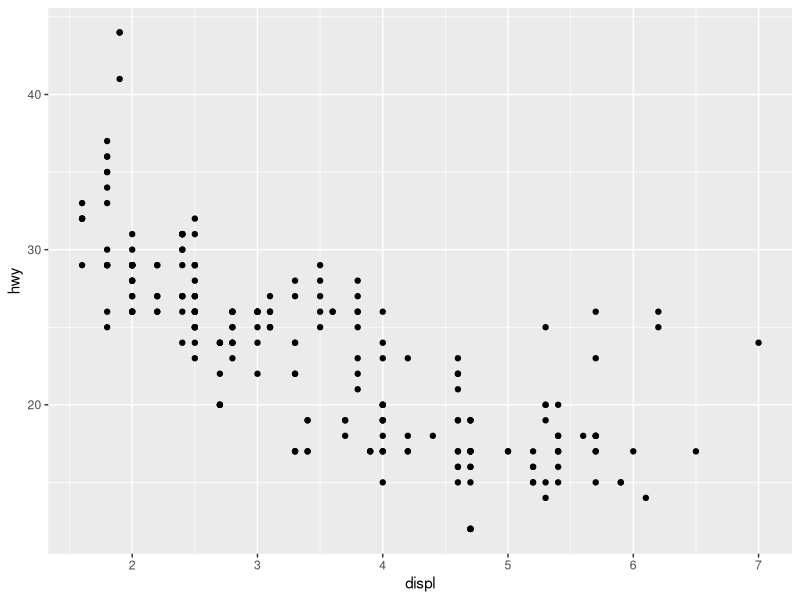
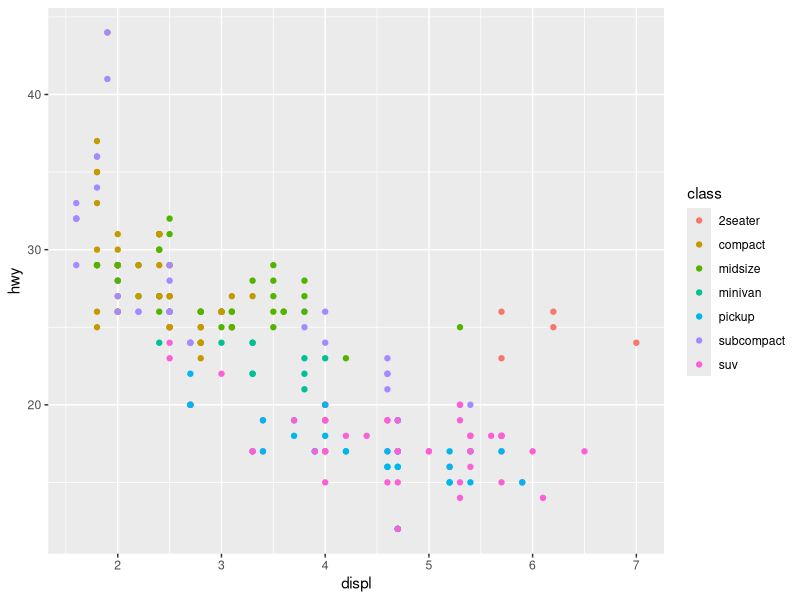
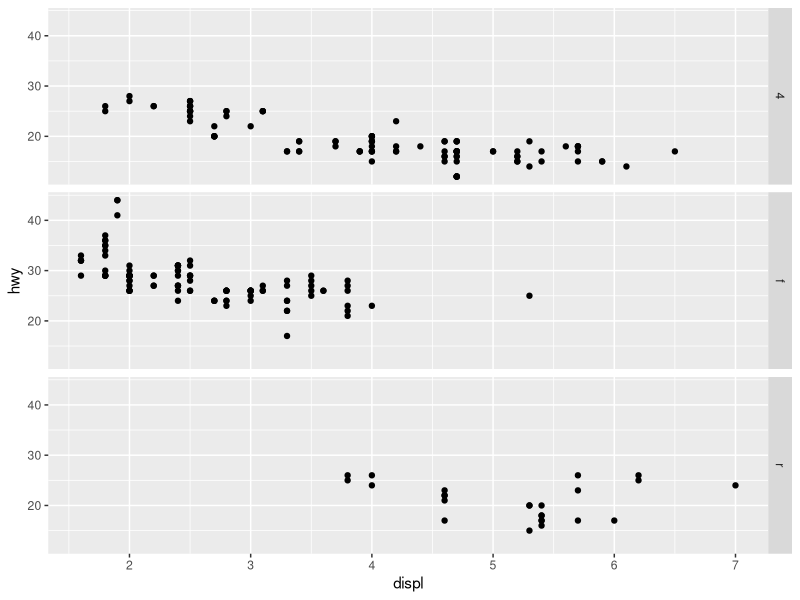
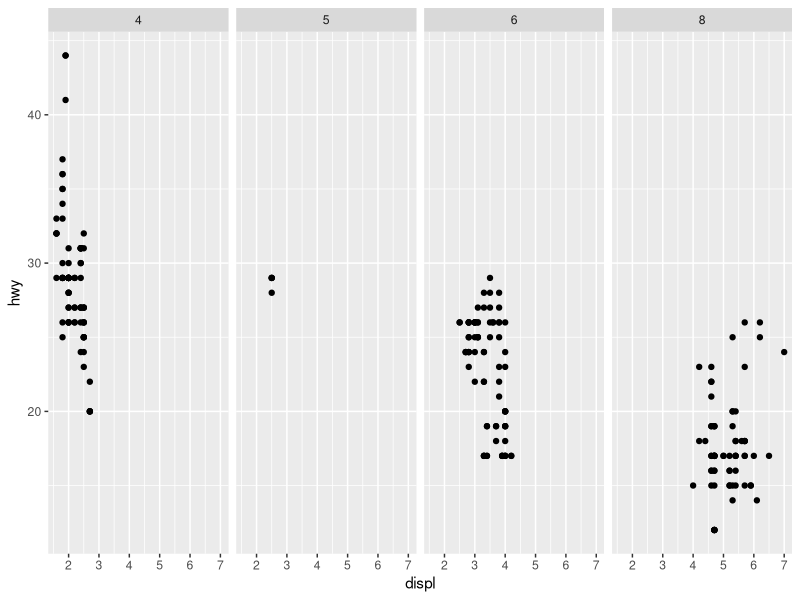
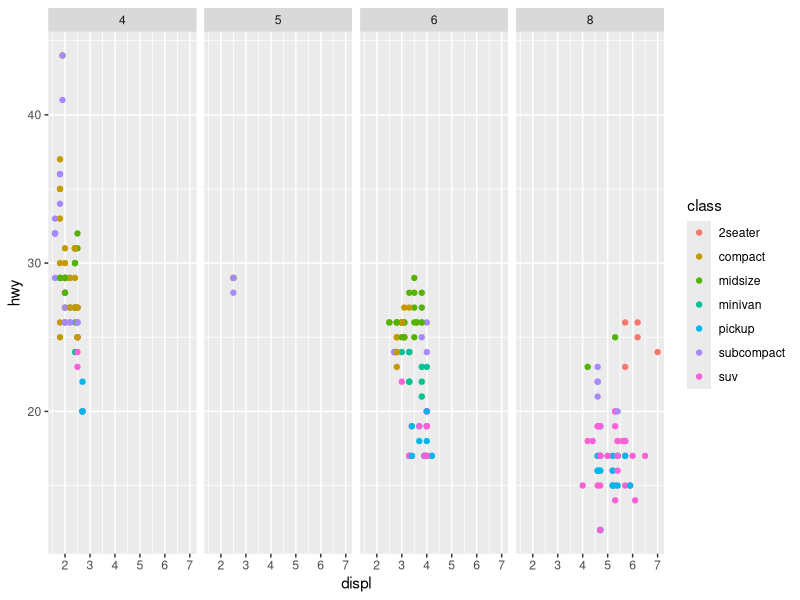
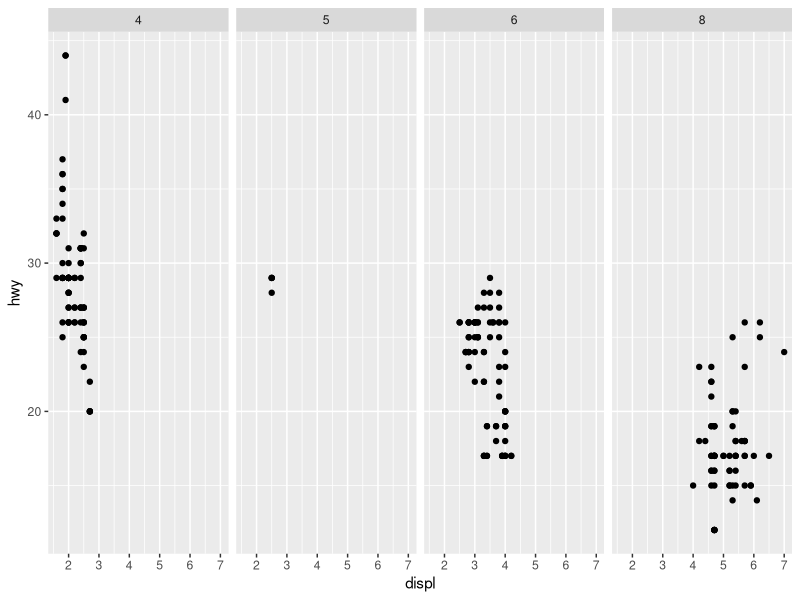
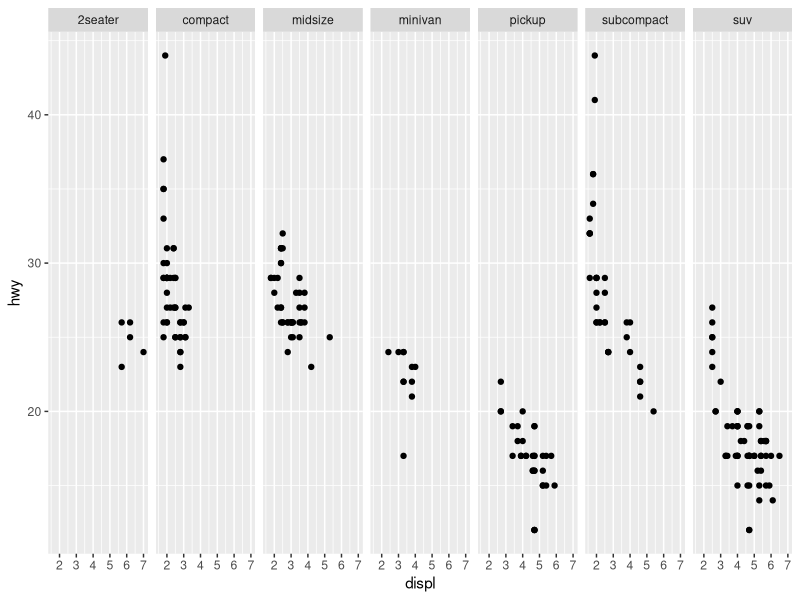
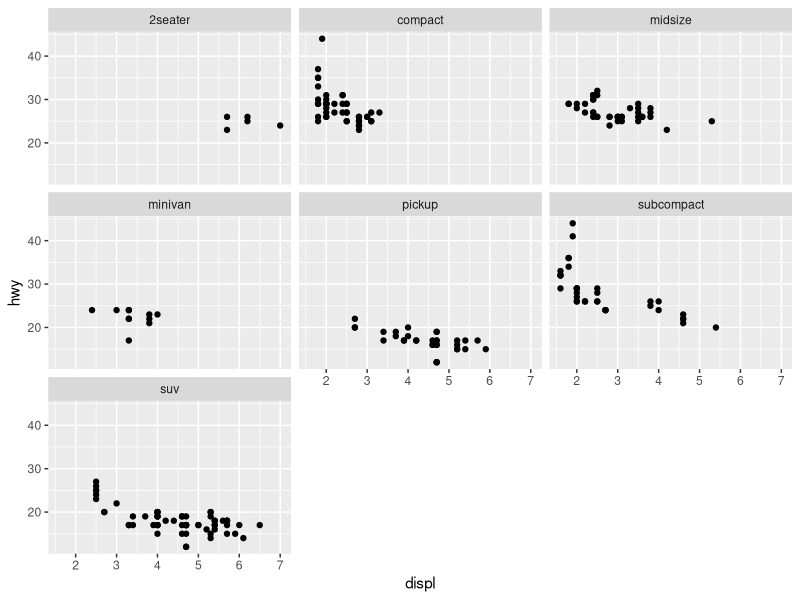

Source code (R) for these figures, in order:
# Author: Devin Pastoor
# Code for Hadley Wickham's Stat 405: Statistical Computing and Data Analysis
# Associated pdf's and other files in Data Analysis Onenote Notebook


setwd("C:/Users/Devin Pastoor/Documents/Classwork/Data_Analysis")
rm(list = ls())                # clean out workspace

library(ggplot2)
library(plyr)

# Lecture 1 - Introduction -----------------------------------------------------
  
# Scatterplot basics



# find out information about set of data
?mpg
head(mpg)           # initial lines, can alternatively set # of lines (mpg, n=)
str(mpg)            # information about variables and their types
summary(mpg)        # summary statistics for each variable

#basic plotting 

qplot(displ, hwy, data = mpg)     #(x.var, y.var, data = ?)

#add aesthetics (shape/color options) 
qplot(displ, hwy, color = class, data = mpg)

# add facetting (subsets)
qplot(displ, hwy, data = mpg) + facet_grid(drv ~.)      # 4w-, f-, r-wheel drive
qplot(displ, hwy, data = mpg) + facet_grid(. ~ cyl)     # number of cylinders

# and even more depth with colors
qplot(displ, hwy, color = class, data = mpg) +           
  facet_grid(. ~ cyl)

# or shapes (but note the warning - too many shapes can be confusing)
qplot(displ, hwy, shap = class, data = mpg) +           
  facet_grid(. ~ cyl)

# with a large numbers of factors the grid can look awkward
qplot(displ, hwy, data = mpg) + facet_grid(~ class)

# reshape to 'wrap' ribbon to 2d 
qplot(displ, hwy, data = mpg) + facet_wrap(~class)

# can do 2 levels of facetting to compare
qplot(displ, hwy, data = mpg) + facet_grid(drv ~ cyl)  

# does not show complete data by default to prevent overplotting
qplot(cty, hwy, data = mpg)

# to plot all points must add a geom_jitter
qplot(cty, hwy, data = mpg, geom = "jitter")

# sometimes want to rearrange data to better ID trends
qplot(class, hwy, data = mpg)
qplot(reorder(class,hwy), hwy, data = mpg)                          # reorder by mpg mean
qplot(reorder(class,hwy), hwy, data = mpg, geom = "jitter")         # to see all data

# want to know if can reorder by a different summary statistic
?reorder
qplot(reorder(class,hwy, median), hwy, data = mpg, geom = "jitter") #reorder by mpg median

# boxplots are good for summarizing data
qplot(reorder(class,hwy), hwy, data = mpg, geom = "boxplot")

# can add additional layers
qplot(reorder(class,hwy), hwy, data = mpg, geom = c("jitter", "boxplot")) # boxplot on top
qplot(reorder(class,hwy), hwy, data = mpg, geom = c("boxplot", "jitter")) # jitter on top


# Lecture 2 - Displaying Distributions -----------------------------------------

# Given one variable, qplot will give a bar chart or histogram
qplot(cut, data = diamonds)
qplot(carat, data = diamonds)

# Can easily change bin height
qplot(carat, data = diamonds, binwidth = 1)
qplot(carat, data = diamonds, binwidth = 0.1)
qplot(carat, data = diamonds, binwidth = 0.01)
resolution(diamonds$carat)                       #can see the last set bin width

# Change axis width of previous plot
last_plot() + xlim(0,3)

qplot(table, data = diamonds, binwidth = 1)

#to zoom in on a plot region or set axes use xlim() and ylim()
qplot(table, data = diamonds, binwidth = 1) + xlim(50, 70)
qplot(table, data = diamonds, binwidth = 0.1) + xlim(50, 70)
qplot(carat, data = diamonds, binwidth = 0.1) + xlim(50, 70) + ylim(0, 50)
?coord_cartesian()

#additional aesthetics options (for pretty but ineffective plots)
qplot(depth, data = diamonds, binwidth = 0.2)
#adding a fill color
qplot(depth, data = diamonds, binwidth = 0.2, fill = cut) + xlim(55, 70)
qplot(depth, data = diamonds, binwidth = 0.2) + xlim(55, 70) + facet_wrap(~ cut)

#some problems
#stacking is hard to read, placing apart makes hard to compare
#relative abudance is hard to judge - just rescale to equal area

#large distances make comparisons hard
qplot(price, data = diamonds, binwidth = 500) + facet_wrap(~ cut)

#stacked heights hard to compare
qplot(price, data = diamonds, binwidth = 500, fill = cut)

#better, but still have differing relative abundances
qplot(price, data = diamonds, binwidth = 500, geom = "freqpoly", color = cut)

#Instead of count on y-axis, display density
# .. indicates that the variable isn't in original data
qplot(price, ..density.., data = diamonds, binwidth = 500, geom = "freqpoly",
      color = cut)

#to use with histogram you must be explicit
qplot(price, ..density.., data = diamonds, binwidth = 500, geom = "histogram") +
  facet_wrap(~ cut)

#lecture 3 - Graphical Extensions and Subsetting -------------------------------
# reading scatter plots - look for 3 things:
#     - global patterns
#     - local patterns
#     - deviations

# to get help with specific geom - eg: ?geom_smooth

# To set aesthetics to a particular value, you need to wrap the value in I()
qplot(price, carat, data = diamonds, color = "blue")
qplot(price, carat, data = diamonds, color = I("blue"))

# You can also vary alpha for visibility preferences 
qplot(price, carat, data = diamonds, alpha = I(1/10))
qplot(price, carat, data = diamonds, alpha = I(1/50))
qplot(price, carat, data = diamonds, alpha = I(1/100))
qplot(price, carat, data = diamonds, alpha = I(1/250))

qplot(table, price, data = diamonds)
qplot(table, price, data = diamonds, geom = "boxplot")

# can specify a grouping variable to determine which observations go to 
# which boxplot

#round_any requires plyr  
qplot(table, price, data = diamonds, geom = "boxplot", group = round_any(table, 1))
qplot(table, price, data = diamonds, geom = "boxplot", 
      group = round_any(table, 1)) + xlim(50, 70)


